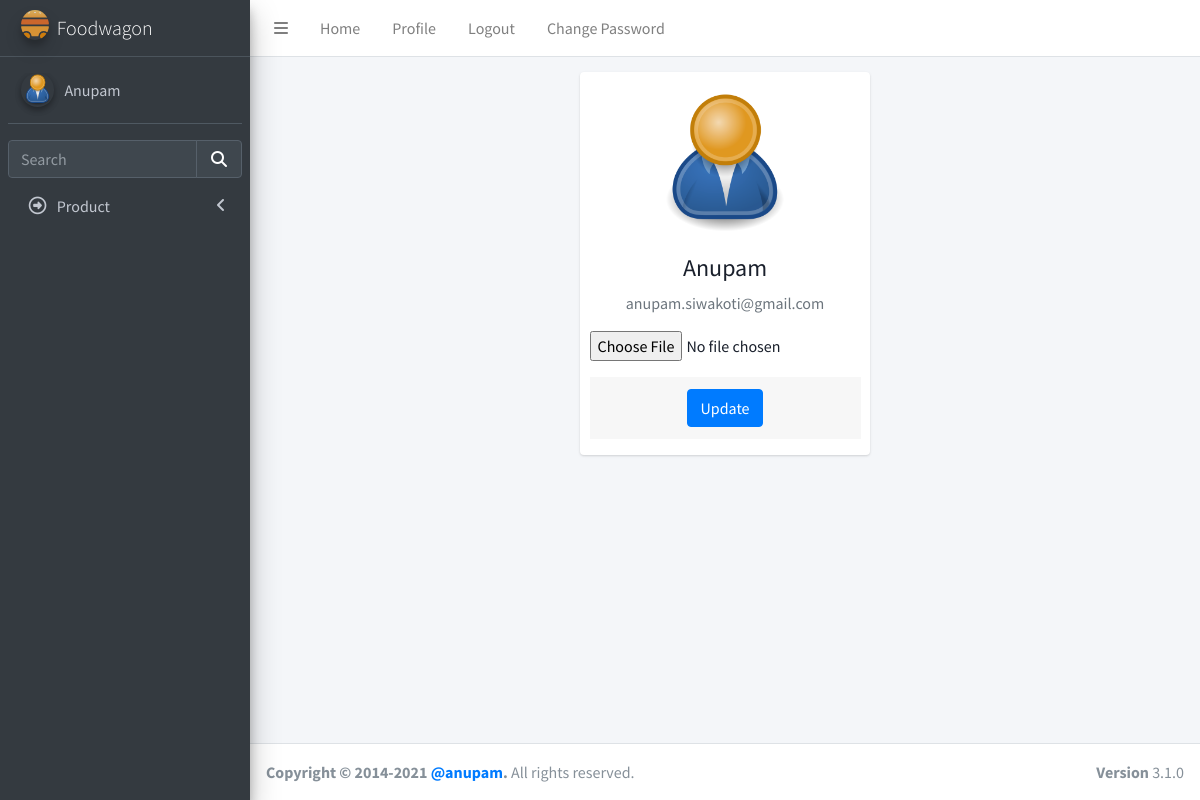
The page /admins/profile/26/ (signed in) on the database as committed earlier.
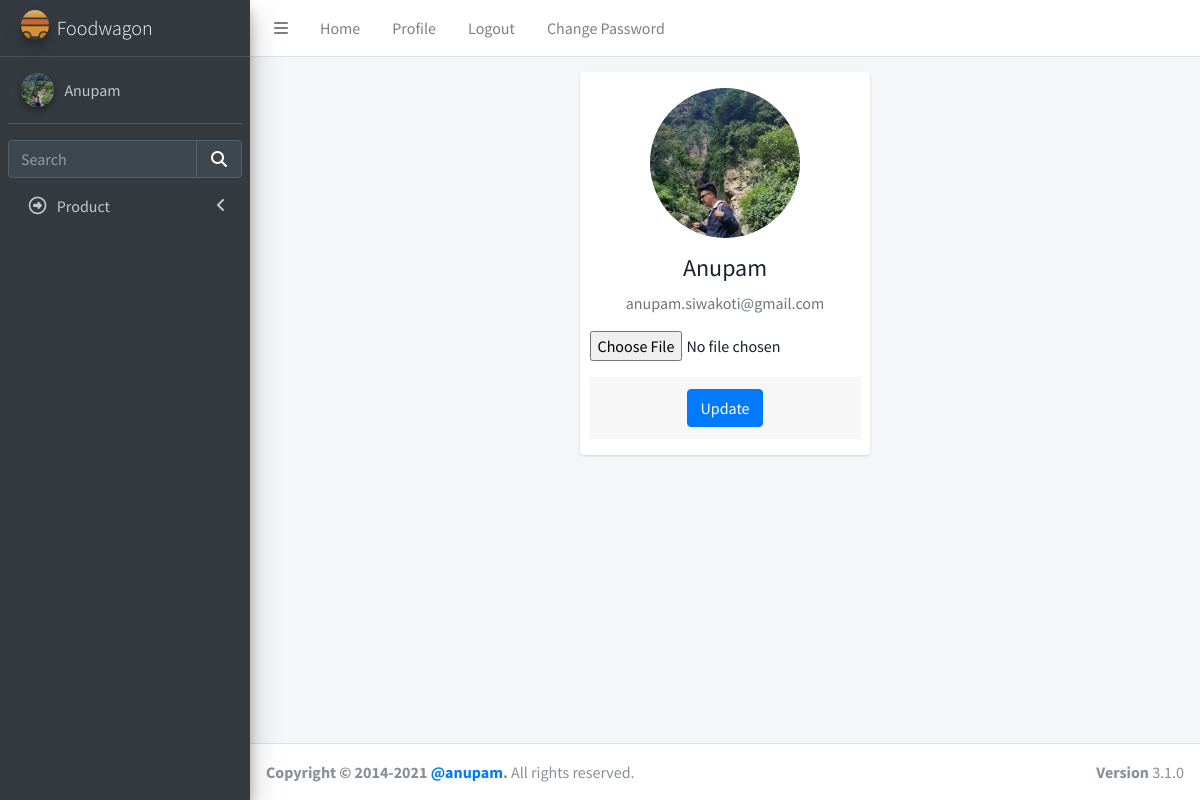
The same page on the database as committed later.
### login/models.py (models this page shows, shortened)
class User(AbstractBaseUser):
    email = models.EmailField(max_length=255, unique=True, default="a@gmail.com")
    address = models.TextField(max_length=30, blank=True)
    first_name = models.TextField(max_length=30, blank=True, default="eg aster")
    last_name = models.TextField(max_length=30, blank=True)
    is_staff = models.BooleanField(default=False)  # non super-user
    is_active = models.BooleanField(default=False)
    admin = models.BooleanField(default=False)  # a superuser
    last_login = models.DateTimeField(blank=True, null=True, verbose_name="last login")
    profile_pic = models.ImageField(blank=True, null=True, upload_to="images/user/")
    USERNAME_FIELD = "email"
    objects = UserManager()

### admins/views.py (the view, shortened to what this page needs)
# urls.py: path("profile/<int:id>/", views.Profile, name="profile"),
def Profile(request, id):
    datas = User.objects.get(pk=id)
    fm = UserProfileForm(instance=datas)
    return render(request, "admin/admin_profile.html", {"form": fm})

### admins/forms.py
class UserProfileForm(forms.ModelForm):
    class Meta:
        model = User
        fields = [
            "profile_pic",
        ]
        widgets = {
            "profile_pic": forms.FileInput(
                attrs={
                    "class": "profile_pic",
                }
            ),
        }

### templates/admin/admin_profile.html (shortened to what this page needs)
{%extends "admin/base.html" %} {% load static %}
{% block csspart %}
<link rel="stylesheet" href="{%static 'plugins/fontawesome-free/css/all.min.css' %}" />
<link rel="stylesheet" href="{%static 'dist/css/adminlte.min.css' %}" />
<link rel="stylesheet" href="{%static 'dist/css/profile.css' %}" />
</head>
{% endblock csspart %}
{%block bodycontent%}
<body class="hold-transition sidebar-mini">
    <div class="wrapper">
        <div class="content-wrapper">
                <div class="container">
                    <div class="main-body">
                        <div class="row gutters-sm">
                            <div class="col-md-4 mb-3">
                                <div class="card">
                                        <div class="card-body">
                                                <div class="d-flex flex-column align-items-center text-center">
                                                    {%if user.profile_pic %}
                                                            <img
                                                                src="{{ user.profile_pic.url }}"
                                                                alt="User Image" class="rounded-circle" width="150"
                                                            />
                                                    {% else %}
                                                            <img
                                                                src="{% static 'dist/img/user.png' %}"
                                                                alt="User Image" class="rounded-circle" width="150"
                                                            />
                                                    {% endif %}
                                                    <div class="mt-3">
                                                        <h4>{{user.first_name}}</h4>
                                                        <p class="text-secondary mb-1">{{user.email}}</p>
                                                            <form action="" method="POST" enctype="multipart/form-data">
                                                                        <div class="form-group">
                                                                            {{ form.profile_pic}}
                                                                        </div>
                                                                        <div class="card-footer">
                                                                            <input type="submit" class="btn btn-primary" value="Update" />
                                                                        </div>
                                                            </form>
                                                    </div>
                                                </div>
                                        </div>
                                </div>
                            </div>
                        </div>
                    </div>
                </div>
        </div>
    </div>
    {%endblock bodycontent%}

### templates/admin/base.html (shortened to what this page needs)
<!DOCTYPE html>
<html lang="en">
{% load static %}
<head>
  {% block csspart %}{% endblock csspart %}
</head>
{% block nav%}
<div class="wrapper">
  <nav class="main-header navbar navbar-expand navbar-white navbar-light">
    <ul class="navbar-nav">
      <li class="nav-item">
        <a class="nav-link" data-widget="pushmenu" href="#" role="button"><i class="fas fa-bars"></i></a>
      </li>
      <li class="nav-item d-none d-sm-inline-block">
        <a href="#" class="nav-link">Home</a>
      </li>
      <li class="nav-item d-none d-sm-inline-block"><a href="{% url 'admins:profile' user.id %}"
          class="nav-link">Profile</a></li>
      <li class="nav-item d-none d-sm-inline-block"><a href="{% url 'login:logout' %}" class="nav-link">Logout</a></li>
      <li class="nav-item d-none d-sm-inline-block" data-toggle="modal" data-target="#myModal"><a href="#"
          class="nav-link">Change Password</a></li>
    </ul>
  </nav>
  <aside class="main-sidebar sidebar-dark-primary elevation-4">
    <a href="index3.html" class="brand-link">
      <img src="{%static 'assets/img/gallery/logo.svg' %}" alt="AdminLTE Logo"
        class="brand-image img-circle elevation-3" style="opacity: 0.8" />
      <span class="brand-text font-weight-light">Foodwagon</span>
    </a>
    <div class="sidebar">
      <div class="user-panel mt-3 pb-3 mb-3 d-flex">
        <div class="image">
          {%if user.profile_pic %}
          <img src="{{ user.profile_pic.url }}" class="img-circle elevation-2" alt="User Image" />
          {% else %}
          <img src="{% static 'image/user.png' %}" class="img-circle elevation-2" alt="User Image" />
          {% endif %}
        </div>
        <div class="info">
          <a href="{% url 'admins:profile' user.id %}" class="d-block">{{ user.first_name }}</a>
        </div>
      </div>
      <div class="form-inline">
        <div class="input-group" data-widget="sidebar-search">
          <input class="form-control form-control-sidebar" type="search" placeholder="Search" aria-label="Search" />
          <div class="input-group-append">
            <button class="btn btn-sidebar">
              <i class="fas fa-search fa-fw"></i>
            </button>
          </div>
        </div>
      </div>
      <nav class="mt-2">
        <ul class="nav nav-pills nav-sidebar flex-column" data-widget="treeview" role="menu" data-accordion="false">
          <li class="nav-item">
            <a href="#" class="nav-link">
              <i class="nav-icon far fa-arrow-alt-circle-right"></i>
              <p>
                Product
                <i class="fas fa-angle-left right"></i>
              </p>
            </a>
          </li>
        </ul>
      </nav>
    </div>
  </aside>
  {% endblock nav%}
  {% block bodycontent%}
  {% endblock bodycontent%}
  <footer class="main-footer">
    <strong>Copyright &copy; 2014-2021
      <a href="https://adminlte.io">@anupam</a>.</strong>
    All rights reserved.
    <div class="float-right d-none d-sm-inline-block">
      <b>Version</b> 3.1.0
    </div>
  </footer>
</div>
</body>
</html>

Rows that differ between the two databases and show on the page:
changed User "Anupam": profile_pic: picture added
